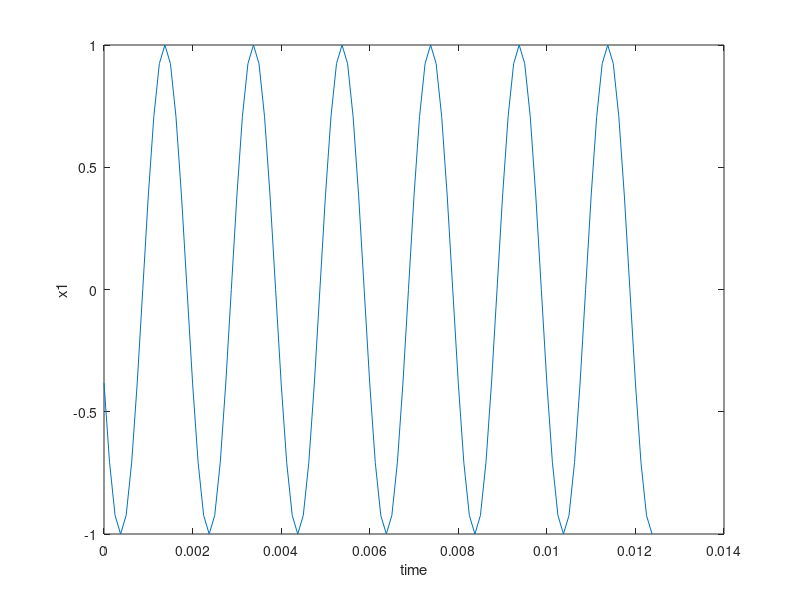
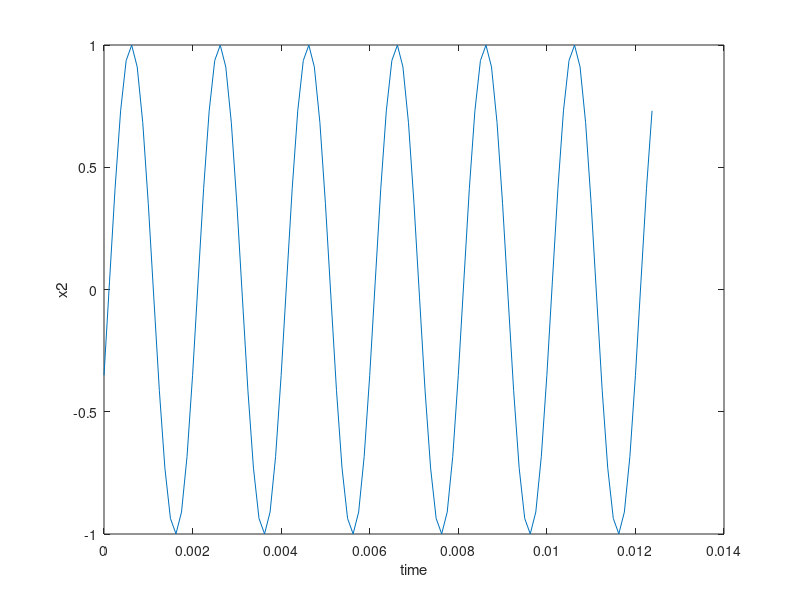
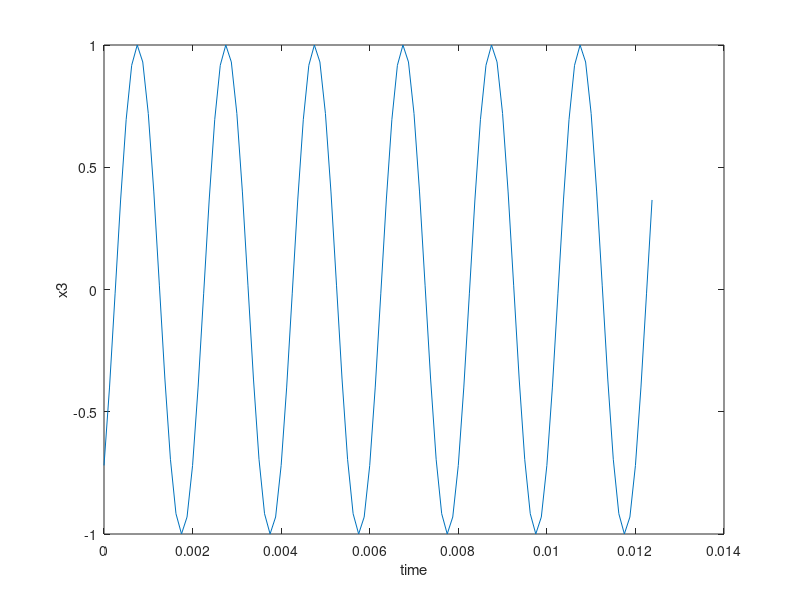
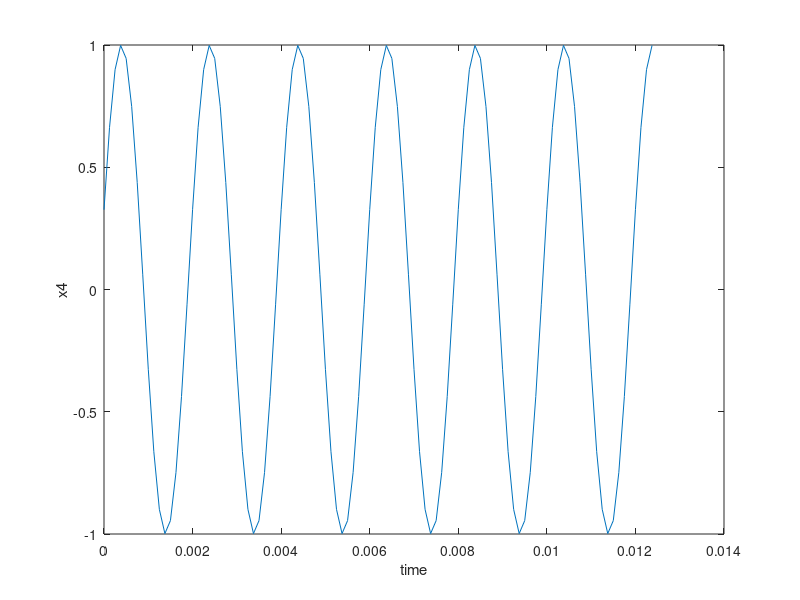

Source code (MATLAB) for these figures, in order:
clc;
clear all;
close all;

% ---------------------------Wiener Filter--------------------------------% 
 A = 1; % signal amplitude
 f = 500; % signal frequency in Hz
 fs = 8000; % sampling frequency in Hz
 t = 0: 1/fs : 0.1; % time samples
 t = t(1:100);
 
 % empty arrays to hold all the signals
 X = [];
 Y = [];
 Noise = [];
 % repeat 10 times 
 for i = 1:10
 %% Generate the sinusoidal signal
 random_phase = -pi + (pi-(-pi)) * rand(1,1);
 x = A *sin(2 * pi * f * t + random_phase);
 %% Generate gaussian noise
 noise = normrnd(0,0.5,[1,100]);
 %% Add noise to signal
 y = x + noise;
 X = [X; x];
 Y = [Y; y];
 Noise = [Noise; noise];
 % plot x signal
 figure('Name',strcat('x',num2str(i)),'NumberTitle','off')  , plot(t,x) , ylabel(['x',num2str(i)]),xlabel('time'); 
 end
%% Calculate Covaraince Matrix
M = size(X,1);  % M measurments (10)
N = size(X,2);  % N random variables (100)  
v1 = [];
v2 = [];
v3 = [];

for i = 1 : N
    n   = Noise(:,i) - mean(Noise(:,i));
    x   = X(:,i) - mean(X(:,i));
    y   = Y(:,i) - mean(Y(:,i));
    v1 = [ v1 ; n'];
    v2 = [ v2 ; x'];
    v3 = [ v3 ; y'];
end
CN = (v1 * v1') / (M-1); % noise covaraince
CX = (v2 * v2') / (M-1); % X covaraince
CY = (v3 * v3') / (M-1); % Y covaraince
CXY= (v2 * v3') / (M-1); % cross covaraince between X,Y
%% display covariance matrices as images  
figure('Name','CN','NumberTitle','off') ; imagesc(CN);
figure('Name','CX','NumberTitle','off') ; imagesc(CX);
figure('Name','CY','NumberTitle','off') ; imagesc(CY);
figure('Name','CXY','NumberTitle','off') ; imagesc(CXY);
% 
%% Generate Test signal
random_phase = -pi + (pi-(-pi)) * rand(1,1);
x11 = A*sin(2*pi*f*t + random_phase);
figure('Name',strcat('x',num2str(11)),'NumberTitle','off'),plot(t,x11), ylabel(['x', num2str(11)]),xlabel('time');
noise = normrnd(0,0.5,[1,100]);
y11 = x11 + noise; 

%% Calculate A matrix 
A = CXY * inv(CY);
%% Calculate b matrix
mx = mean(X,1)';
my = mean(Y,1)';
b = mx-A*my;
%% Calculate estimated signal 
x11Estimated = (A * y11' + b)';
%% normalize xEstimated
x11Estimated = max(x11)* (x11Estimated) / (max(x11Estimated));
%% Calculate error
error = norm(x11 - x11Estimated);
fprintf('Error = %f',error);
%% plot x11 , xEstimated , y11
figure('Name','Estimated signal vs original signal','NumberTitle','off') , plot(t, x11Estimated); 
hold on , plot(t, x11,'r'), title ('Estimated signal vs original signal'),
plot(t, y11,'g'),xlabel('time'),
legend('x11','Estimated x11','y11');

